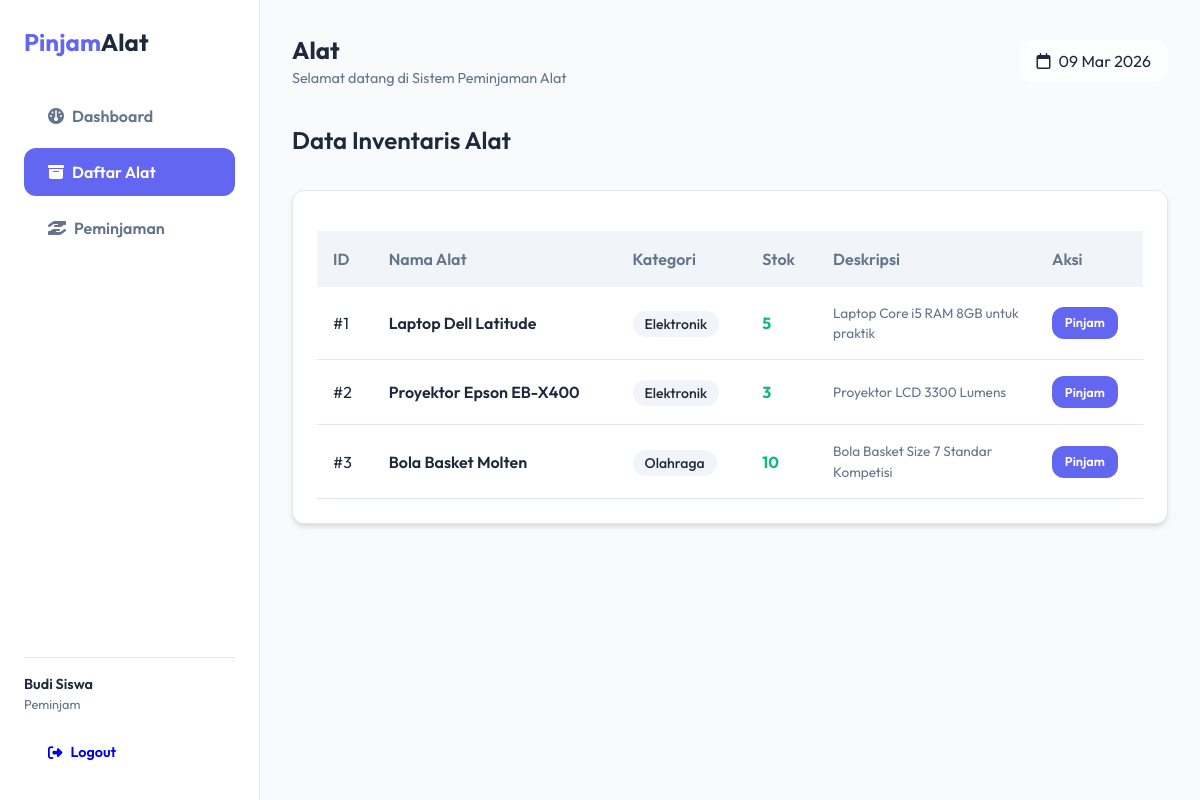
Screenshot of /index.php?page=alat (signed in) with the database file from the repository.
### tables this page shows
CREATE TABLE IF NOT EXISTS alat (
    id INT PRIMARY KEY AUTO_INCREMENT,
    nama_alat VARCHAR(100) NOT NULL,
    kategori_id INT,
    stok INT DEFAULT 0,
    deskripsi TEXT,
    gambar VARCHAR(255),
    FOREIGN KEY (kategori_id) REFERENCES kategori(id) ON DELETE SET NULL
);

CREATE TABLE IF NOT EXISTS kategori (
    id INT PRIMARY KEY AUTO_INCREMENT,
    nama_kategori VARCHAR(100) NOT NULL UNIQUE
);

### views/alat/index.php (the view, shortened to what this page needs)
<?php
$items = $db->query("SELECT a.*, k.nama_kategori FROM alat a LEFT JOIN kategori k ON a.kategori_id = k.id")->fetchAll();
?>
<div style="display: flex; justify-content: space-between; align-items: center; margin-bottom: 2rem;">
    <h2 style="font-weight: 600;">Data Inventaris Alat</h2>
</div>
<div class="card">
    <table class="data-table">
        <thead>
            <tr>
                <th>ID</th>
                <th>Nama Alat</th>
                <th>Kategori</th>
                <th>Stok</th>
                <th>Deskripsi</th>
                <th>Aksi</th>
            </tr>
        </thead>
        <tbody>
            <?php foreach ($items as $item): ?>
            <tr>
                <td>#<?= $item['id'] ?></td>
                <td>
                    <div style="font-weight: 600;"><?= $item['nama_alat'] ?></div>
                </td>
                <td><span class="badge" style="background:#f1f5f9; color:var(--text);"><?= $item['nama_kategori'] ?></span></td>
                <td>
                    <span style="font-weight: 700; color: <?= $item['stok'] > 0 ? 'var(--success)' : 'var(--danger)' ?>;">
                        <?= $item['stok'] ?>
                    </span>
                </td>
                <td style="font-size: 0.85rem; color: var(--text-light); max-width: 200px;"><?= $item['deskripsi'] ?></td>
                <td>
                    <div style="display: flex; gap: 0.5rem;">
                        <?php if ($_SESSION['role'] == 'peminjam' && $item['stok'] > 0): ?>
                            <a href="index.php?page=peminjaman&action=pinjam&alat_id=<?= $item['id'] ?>" class="btn btn-primary" style="padding: 0.4rem 0.8rem; font-size: 0.8rem;">Pinjam</a>
                        <?php endif; ?>
                    </div>
                </td>
            </tr>
            <?php endforeach; if(empty($items)) echo "<tr><td colspan='6' style='text-align:center'>Data belum tersedia</td></tr>"; ?>
        </tbody>
    </table>
</div>

### public/css/style.css (style rules this page uses)
:root { --primary: #6366f1; --primary-dark: #4f46e5; --secondary: #64748b; --accent: #f59e0b; --success: #10b981; --danger: #ef4444; --background: #f8fafc; --surface: #ffffff; --text: #1e293b; --text-light: #64748b; --border: #e2e8f0; --shadow-sm: 0 1px 2px 0 rgb(0 0 0 / 0.05); --shadow: 0 4px 6px -1px rgb(0 0 0 / 0.1), 0 2px 4px -2px rgb(0 0 0 / 0.1); --shadow-lg: 0 10px 15px -3px rgb(0 0 0 / 0.1), 0 4px 6px -4px rgb(0 0 0 / 0.1); --radius: 12px; }
* { margin: 0; padding: 0; box-sizing: border-box; font-family: 'Outfit', 'Inter', sans-serif; }
body { background-color: var(--background); color: var(--text); line-height: 1.5; }
.btn { padding: 0.75rem 1.5rem; border-radius: var(--radius); border: none; font-weight: 600; cursor: pointer; transition: all 0.2s ease; display: inline-flex; align-items: center; gap: 0.5rem; text-decoration: none; }
.btn-primary { background: var(--primary); color: white; }
.card { background: var(--surface); border-radius: var(--radius); padding: 1.5rem; box-shadow: var(--shadow); border: 1px solid var(--border); }
.data-table { width: 100%; border-collapse: collapse; margin-top: 1rem; }
.data-table th { text-align: left; padding: 1rem; background: #f1f5f9; font-weight: 600; color: var(--text-light); }
.data-table td { padding: 1rem; border-bottom: 1px solid var(--border); }
.badge { padding: 0.25rem 0.75rem; border-radius: 9999px; font-size: 0.875rem; font-weight: 500; }

### rows the page displays
alat: id "1", nama_alat "Laptop Dell Latitude", kategori.nama_kategori "Elektronik", stok "5", deskripsi "Laptop Core i5 RAM 8GB untuk praktik"
alat: id "2", nama_alat "Proyektor Epson EB-X400", kategori.nama_kategori "Elektronik", stok "3", deskripsi "Proyektor LCD 3300 Lumens"
alat: id "3", nama_alat "Bola Basket Molten", kategori.nama_kategori "Olahraga", stok "10", deskripsi "Bola Basket Size 7 Standar Kompetisi"

### other values shown
$_SESSION['nama_lengkap'] "Budi Siswa"
$_SESSION['role'] "Peminjam"
str_replace('_', ' ', $_GET['page']) "Alat"
